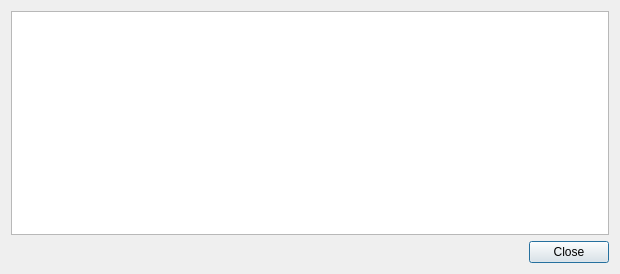
<?xml version="1.0" encoding="UTF-8"?>
<ui version="4.0">
 <class>TransactionDescDialog</class>
 <widget class="QDialog" name="TransactionDescDialog">
  <property name="geometry">
   <rect>
    <x>0</x>
    <y>0</y>
    <width>620</width>
    <height>274</height>
   </rect>
  </property>
  <property name="windowTitle">
   <string>Transaction details</string>
  </property>
  <property name="styleSheet">
   <string notr="true">QProgressBar {
        background-color: #333333;
        border-radius: 6px;
        text-align: center;
        color: white;
}

QProgressBar::chunk {
        background: QLinearGradient(x1: 0, y1: 0, x2: 1, y2: 0, stop: 0 #e86941, stop: 1 #e8694f);
        border-radius: 6px; margin: 0px;
}

QScrollArea {
        border-radius: 6px;
        border-width: 0;
        border-style: none;
        padding: 8px;
        background-color: #111;
        color: white;
}

QSpinBox {
        border-radius: 4px;
        border-width: 0;
        border-style: none;
        padding: 8px;
        background-color: #111;
        color: white;
}

QCheckBox {
        border-radius: 4px;
        border-width: 0;
        border-style: none;
        padding: 8px;
        background-color: #111;
        color: white;
}
QVBoxLayout {
        border-radius: 6px;
        border-width: 0;
        border-style: none;
        padding: 8px;
        background-color: #111;
        color: white;
}

QDialog, QMainWindow, QFrame {
	color: white;
	background-color: #333333;
	border: none;
}

QMenu {
	background-color: #333333; color: white;
}

QLabel {
	background-color: transparent;
}

QCheckBox {
    color: white;
}

QFrame#central { background-color: #333333; border: none }
QFrame#frame, QFrame#frame_2, QFrame#frame_3 {
	background-color: #333333;
	border-style: plain;
	border-width: 20px;
	border-radius: 20px;
	border-color: #111;
	min-width: 10em;
	padding: 6px;
}
QLabel[openExternalLinks=true], QHeaderView { color: #aaaaaa }
QLabel[openExternalLinks=false] { color: white; font-weight: normal }
QPushButton, QToolButton {
	border: 4px solid #111;
	border-radius: 12px;
	background-color: #111;
	color: white;
	padding: 6px;
	margin: 6px;
}
QPushButton:pressed, QToolButton:checked {
	color: #e86941;
}
QPushButton:pressed, QToolButton:pressed {
	border-color: #e86941;
	color: #aaaaaa;
}
QPushButton:disabled, QToolButton:disabled {
	color: #444;
	background-color: #222;
}


#scrollAreaWidgetContents QToolButton {
	border-radius: 8px;
	border-width: 0px;
}

/* the background-color is overridden to transparent for mac os x 
   due to the entire toolbar area not being drawable in a regular
   QMainWindow
*/
QToolBar { background: #333333; border: 0px solid black; padding: 3px; }

QToolBar::handle { image: url(handle.png); }
QStatusBar { background: #333333; }
QMenuBar { background: #333333; }
QMenuBar::item { background: #333333; color: white; }

#scrollAreaWidgetContents { background: #222 }
#scrollAreaWidgetContents &gt; QFrame { background-color: #222; border-width: 0px; border-style: none; }

QLineEdit {
	border-radius: 6px;
	border-width: 2px;
	border-color: #222;
	padding: 8px;
	background-color: #111;
	color: white;
}

QComboBox {
	border-radius: 6px;
	border-width: 0;
	border-style: none;
	padding: 8px;
	background-color: #111;
	color: white;
}

QComboBox::drop-down {
	border-width: 0;
	border-style: none;
	background-color: #111;
	color: white;
}

QTableView {
	background: #111;
	color: white;
	border-style: none;
	selection-background-color: #aaaaaa;
    alternate-background-color: #222;
	selection-color: #111;
	border: 0px solid black;
}

QHeaderView { color: #aaaaaa; background-color: #111; background-image: none; }
QHeaderView::section { color: #aaaaaa; background-color: #222; }
QHeaderView::section:checked { background-color: #111; }

QTabWidget {
	background: #111;
}

 QTabWidget::pane {
     border-top: 2px solid #111;
     border: 4px solid #111;
     border-bottom-left-radius: 8px;
     border-bottom-right-radius: 8px;
     border-top-right-radius: 8px;
	background: #111;
 }

 QTabWidget::tab-bar {
     left: 5px; /* move to the right by 5px */
 }

 /* Style the tab using the tab sub-control. Note that
     it reads QTabBar _not_ QTabWidget */
 QTabBar::tab {
     background: #111;
     border: 4px solid #222;
     border-bottom-color: #111; /* same as the pane color */
     border-top-left-radius: 4px;
     border-top-right-radius: 4px;
     min-width: 8ex;
     padding: 4px;
     color: #888;
 }

 QTabBar::tab:selected, QTabBar::tab:hover {
     color: #aaaaaa
 }

 QTabBar::tab:selected {
     border-color: #111; /* same as pane color */
     border-top-color: #aaaaaa;
 }

 QTabBar::tab:!selected {
     margin-top: 2px; /* make non-selected tabs look smaller */
 }

 /* make use of negative margins for overlapping tabs */
 QTabBar::tab:selected {
     /* expand/overlap to the left and right by 4px */
     margin-left: -4px;
     margin-right: -4px;
 }

 QTabBar::tab:first:selected {
     margin-left: 0; /* the first selected tab has nothing to overlap with on the left */
 }

 QTabBar::tab:last:selected {
     margin-right: 0; /* the last selected tab has nothing to overlap with on the right */
 }

 QTabBar::tab:only-one {
     margin: 0; /* if there is only one tab, we don't want overlapping margins */
 }


</string>
  </property>
  <layout class="QVBoxLayout" name="verticalLayout">
   <item>
    <widget class="QTextEdit" name="detailText">
     <property name="toolTip">
      <string>This pane shows a detailed description of the transaction</string>
     </property>
     <property name="readOnly">
      <bool>true</bool>
     </property>
    </widget>
   </item>
   <item>
    <widget class="QDialogButtonBox" name="buttonBox">
     <property name="orientation">
      <enum>Qt::Horizontal</enum>
     </property>
     <property name="standardButtons">
      <set>QDialogButtonBox::Close</set>
     </property>
    </widget>
   </item>
  </layout>
 </widget>
 <resources/>
 <connections>
  <connection>
   <sender>buttonBox</sender>
   <signal>accepted()</signal>
   <receiver>TransactionDescDialog</receiver>
   <slot>accept()</slot>
   <hints>
    <hint type="sourcelabel">
     <x>248</x>
     <y>254</y>
    </hint>
    <hint type="destinationlabel">
     <x>157</x>
     <y>274</y>
    </hint>
   </hints>
  </connection>
  <connection>
   <sender>buttonBox</sender>
   <signal>rejected()</signal>
   <receiver>TransactionDescDialog</receiver>
   <slot>reject()</slot>
   <hints>
    <hint type="sourcelabel">
     <x>316</x>
     <y>260</y>
    </hint>
    <hint type="destinationlabel">
     <x>286</x>
     <y>274</y>
    </hint>
   </hints>
  </connection>
 </connections>
</ui>
